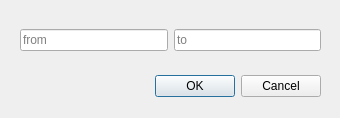
<?xml version="1.0" encoding="UTF-8"?>
<ui version="4.0">
 <class>Dialog</class>
 <widget class="QDialog" name="Dialog">
  <property name="geometry">
   <rect>
    <x>0</x>
    <y>0</y>
    <width>340</width>
    <height>118</height>
   </rect>
  </property>
  <property name="windowTitle">
   <string>Dialog</string>
  </property>
  <widget class="QDialogButtonBox" name="buttonBox">
   <property name="geometry">
    <rect>
     <x>10</x>
     <y>70</y>
     <width>311</width>
     <height>32</height>
    </rect>
   </property>
   <property name="orientation">
    <enum>Qt::Horizontal</enum>
   </property>
   <property name="standardButtons">
    <set>QDialogButtonBox::Cancel|QDialogButtonBox::Ok</set>
   </property>
  </widget>
  <widget class="QWidget" name="horizontalLayoutWidget">
   <property name="geometry">
    <rect>
     <x>20</x>
     <y>20</y>
     <width>301</width>
     <height>41</height>
    </rect>
   </property>
   <layout class="QHBoxLayout" name="horizontalLayout_2">
    <item>
     <widget class="QLineEdit" name="fromLineEdit">
      <property name="placeholderText">
       <string>from</string>
      </property>
     </widget>
    </item>
    <item>
     <widget class="QLineEdit" name="toLineEdit">
      <property name="placeholderText">
       <string>to</string>
      </property>
     </widget>
    </item>
   </layout>
  </widget>
 </widget>
 <resources/>
 <connections>
  <connection>
   <sender>buttonBox</sender>
   <signal>accepted()</signal>
   <receiver>Dialog</receiver>
   <slot>accept()</slot>
   <hints>
    <hint type="sourcelabel">
     <x>248</x>
     <y>254</y>
    </hint>
    <hint type="destinationlabel">
     <x>157</x>
     <y>274</y>
    </hint>
   </hints>
  </connection>
  <connection>
   <sender>buttonBox</sender>
   <signal>rejected()</signal>
   <receiver>Dialog</receiver>
   <slot>reject()</slot>
   <hints>
    <hint type="sourcelabel">
     <x>316</x>
     <y>260</y>
    </hint>
    <hint type="destinationlabel">
     <x>286</x>
     <y>274</y>
    </hint>
   </hints>
  </connection>
 </connections>
</ui>
